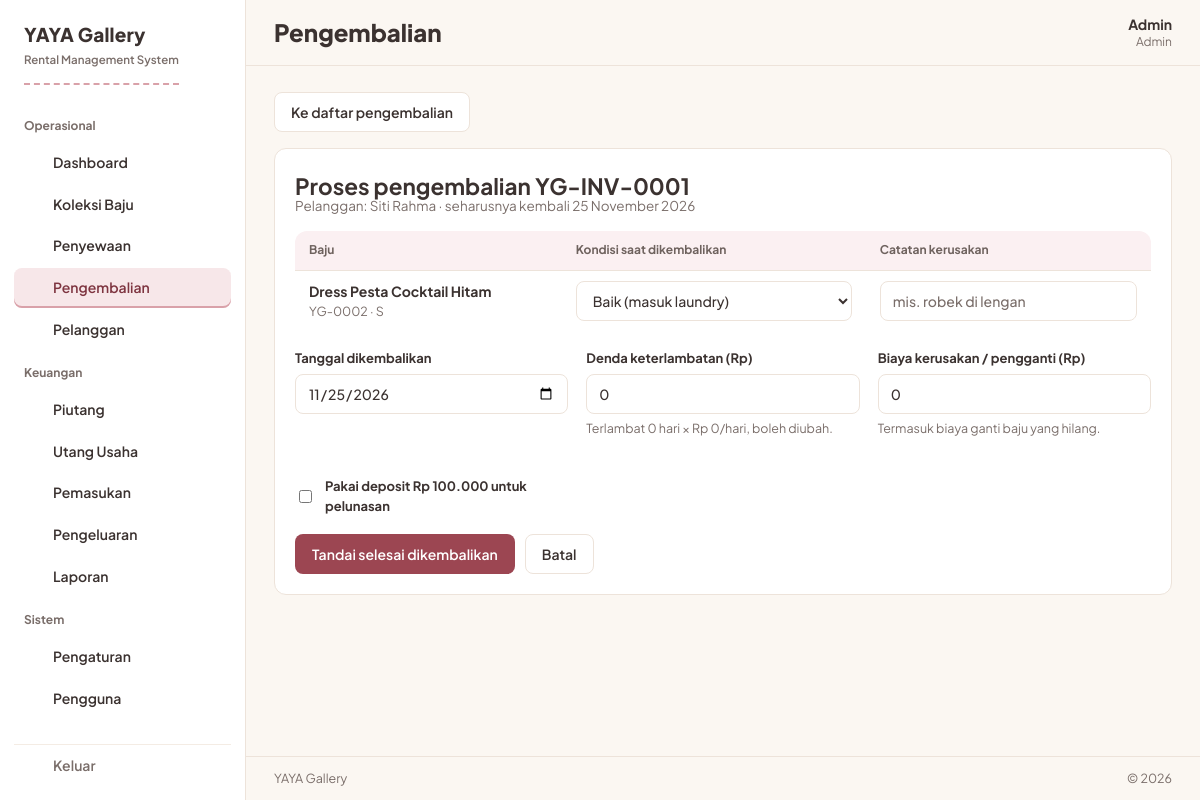
Page /pages/pengembalian.php?rental=1 (signed in) on the committed database.
### tables this page shows
CREATE TABLE settings (
  id TINYINT UNSIGNED PRIMARY KEY DEFAULT 1 CHECK (id = 1),
  business_name VARCHAR(100) NOT NULL DEFAULT 'YAYA Gallery',
  logo VARCHAR(255) DEFAULT NULL,
  address VARCHAR(255) DEFAULT NULL,
  phone VARCHAR(30) DEFAULT NULL,
  late_fee_per_day DECIMAL(12,2) NOT NULL DEFAULT 0,
  default_deposit DECIMAL(12,2) NOT NULL DEFAULT 0,
  invoice_notes TEXT
);

CREATE TABLE users (
  id INT UNSIGNED AUTO_INCREMENT PRIMARY KEY,
  name VARCHAR(100) NOT NULL,
  username VARCHAR(50) NOT NULL UNIQUE,
  password_hash VARCHAR(255) NOT NULL,
  role ENUM('admin','karyawan') NOT NULL DEFAULT 'karyawan',
  is_active TINYINT(1) NOT NULL DEFAULT 1,
  created_at TIMESTAMP NOT NULL DEFAULT CURRENT_TIMESTAMP
);

CREATE TABLE rentals (
  id INT UNSIGNED AUTO_INCREMENT PRIMARY KEY,
  code VARCHAR(30) NOT NULL UNIQUE,
  customer_id INT UNSIGNED NOT NULL,
  user_id INT UNSIGNED DEFAULT NULL,
  rent_date DATE NOT NULL,
  pickup_date DATE DEFAULT NULL,
  return_date DATE DEFAULT NULL,
  due_date DATE DEFAULT NULL,
  actual_return_date DATE DEFAULT NULL,
  deposit DECIMAL(12,2) NOT NULL DEFAULT 0,
  deposit_used TINYINT(1) NOT NULL DEFAULT 0,
  discount DECIMAL(12,2) NOT NULL DEFAULT 0,
  extra_fee DECIMAL(12,2) NOT NULL DEFAULT 0,
  late_fee DECIMAL(12,2) NOT NULL DEFAULT 0,
  damage_fee DECIMAL(12,2) NOT NULL DEFAULT 0,
  subtotal DECIMAL(12,2) NOT NULL DEFAULT 0,
  total DECIMAL(12,2) NOT NULL DEFAULT 0,
  payment_method ENUM('cash','transfer','qris','lainnya') NOT NULL DEFAULT 'cash',
  status ENUM('booking','disewa','dikembalikan','batal') NOT NULL DEFAULT 'booking',
  notes TEXT,
  created_at TIMESTAMP NOT NULL DEFAULT CURRENT_TIMESTAMP,
  FOREIGN KEY (customer_id) REFERENCES customers(id),
  FOREIGN KEY (user_id) REFERENCES users(id) ON DELETE SET NULL,
  INDEX (status), INDEX (rent_date), INDEX (return_date)
);

CREATE TABLE customers (
  id INT UNSIGNED AUTO_INCREMENT PRIMARY KEY,
  name VARCHAR(100) NOT NULL,
  whatsapp VARCHAR(20) DEFAULT NULL,
  address VARCHAR(255) DEFAULT NULL,
  notes TEXT,
  created_at TIMESTAMP NOT NULL DEFAULT CURRENT_TIMESTAMP
);

CREATE TABLE rental_items (
  id INT UNSIGNED AUTO_INCREMENT PRIMARY KEY,
  rental_id INT UNSIGNED NOT NULL,
  dress_id INT UNSIGNED NOT NULL,
  price DECIMAL(12,2) NOT NULL DEFAULT 0,
  condition_on_return ENUM('baik','rusak','hilang') DEFAULT NULL,
  damage_note VARCHAR(255) DEFAULT NULL,
  FOREIGN KEY (rental_id) REFERENCES rentals(id) ON DELETE CASCADE,
  FOREIGN KEY (dress_id) REFERENCES dresses(id),
  INDEX (dress_id)
);

CREATE TABLE dresses (
  id INT UNSIGNED AUTO_INCREMENT PRIMARY KEY,
  code VARCHAR(20) NOT NULL UNIQUE,
  name VARCHAR(150) NOT NULL,
  category ENUM('dress','kebaya','gaun','lainnya') NOT NULL DEFAULT 'dress',
  size VARCHAR(20) DEFAULT NULL,
  color VARCHAR(50) DEFAULT NULL,
  photo VARCHAR(255) DEFAULT NULL,
  rent_price DECIMAL(12,2) NOT NULL DEFAULT 0,
  buy_price DECIMAL(12,2) NOT NULL DEFAULT 0,
  purchase_date DATE DEFAULT NULL,
  item_condition ENUM('baik','perlu_perbaikan','rusak') NOT NULL DEFAULT 'baik',
  status ENUM('tersedia','booking','disewa','dicuci','perbaikan','tidak_tersedia') NOT NULL DEFAULT 'tersedia',
  notes TEXT,
  created_at TIMESTAMP NOT NULL DEFAULT CURRENT_TIMESTAMP,
  INDEX (status)
);

### pages/pengembalian.php (the view, shortened to what the rows shown need)
<?php
require_once __DIR__ . '/../app/layout.php';
require_login();
$rentalId = post_int('rental_id') ?: (int)($_GET['rental'] ?? 0);
$rental = null;
if ($rentalId) {
    $rental = qone(
        'SELECT r.*, c.name AS customer, c.whatsapp
         FROM rentals r JOIN customers c ON c.id = r.customer_id
         WHERE r.id = ?',
        [$rentalId]
    );
}
$s = settings();
page_start('Pengembalian', 'pengembalian.php');
?>
<?php if ($rental): ?>
    <?php $items = qall('SELECT ri.*, d.code, d.name, d.size, d.color FROM rental_items ri JOIN dresses d ON d.id = ri.dress_id WHERE ri.rental_id = ? ORDER BY ri.id ASC', [$rentalId]); ?>
    <div class="pagebar">
        <a class="btn btn-ghost" href="pengembalian.php">Ke daftar pengembalian</a>
    </div>
    <div class="card">
        <h2 class="section" style="margin-top:0;padding-left:0">Proses pengembalian <?= e($rental['code']) ?></h2>
        <p class="section-sub">Pelanggan: <?= e($rental['customer']) ?> · seharusnya kembali <?= tgl($rental['return_date']) ?>
        </p>
        <form method="post">
            <div class="table-wrap">
                <table>
                    <thead><tr><th>Baju</th><th>Kondisi saat dikembalikan</th><th>Catatan kerusakan</th></tr></thead>
                    <tbody>
                    <?php foreach ($items as $it): ?>
                        <tr>
                            <td>
                                <span class="cell-main"><?= e($it['name']) ?></span>
                                <span class="cell-sub"><?= e($it['code']) ?> · <?= e($it['size'] ?: '-') ?></span>
                            </td>
                            <td>
                                <select name="kondisi[<?= (int)$it['id'] ?>]" aria-label="Kondisi <?= e($it['name']) ?>">
                                    <option value="baik">Baik (masuk laundry)</option>
                                </select>
                            </td>
                            <td>
                                <input type="text" name="damage_note[<?= (int)$it['id'] ?>]" aria-label="Catatan kerusakan <?= e($it['name']) ?>" placeholder="mis. robek di lengan">
                            </td>
                        </tr>
                    <?php endforeach; ?>
                    </tbody>
                </table>
            </div>
            <div class="form-grid" style="margin-top:16px">
                <div>
                    <label for="tanggal_kembali">Tanggal dikembalikan</label>
                    <input type="date" id="tanggal_kembali" name="tanggal_kembali" value="<?= date('Y-m-d') ?>">
                </div>
                <div>
                    <label for="denda">Denda keterlambatan (Rp)</label>
                    <input type="text" id="denda" name="denda" inputmode="numeric"
                           value="<?= angka(late_days($rental) * (float)$s['late_fee_per_day']) ?>">
                    <p class="hint">Terlambat <?= late_days($rental) ?> hari × <?= rupiah($s['late_fee_per_day']) ?>/hari, boleh diubah.</p>
                </div>
                <div>
                    <label for="kerusakan">Biaya kerusakan / pengganti (Rp)</label>
                    <input type="text" id="kerusakan" name="kerusakan" inputmode="numeric" value="0">
                    <p class="hint">Termasuk biaya ganti baju yang hilang.</p>
                </div>
                <?php if ($rental['deposit'] > 0): ?>
                    <div>
                        <div class="checkline" style="margin-top:24px">
                            <input type="checkbox" id="pakai_deposit" name="pakai_deposit" value="1">
                            <label for="pakai_deposit">Pakai deposit <?= rupiah($rental['deposit']) ?> untuk pelunasan</label>
                        </div>
                    </div>
                <?php endif; ?>
            </div>
            <div class="form-actions">
                <button type="submit" class="btn btn-primary">Tandai selesai dikembalikan</button>
                <a class="btn btn-ghost" href="pengembalian.php">Batal</a>
            </div>
        </form>
    </div>
<?php endif; ?>
<?php
page_end();

### app/layout.php (shortened to what the rows shown need)
<?php
require_once __DIR__ . '/auth.php';
function page_start(string $title, string $active): void
{
    $s = settings();
    $user = current_user();
    $brand = $s['business_name'] ?: 'YAYA Gallery';
    ?>
<!doctype html>
<html lang="id">
<head>
<link rel="stylesheet" href="<?= u("assets/css/style.css") ?>">
</head>
<body>
<div class="shell">
    <aside class="sidebar" id="sidebar" aria-label="Menu utama">
        <p class="brand">
            <span class="brand-name"><?= e($brand) ?></span>
        </p>
    </aside>
    <div class="maincol">
        <header class="topbar">
            <h1><?= e($title) ?></h1>
            <div class="userchip">
                <span class="user-name"><?= e($user['name'] ?? '') ?></span>
                <span class="user-role"><?= e($user['role'] ?? '') ?></span>
            </div>
        </header>
        <main class="main" id="main">
<?php
}
function page_end(): void
{
    $s = settings();
    ?>
        </main>
        <footer class="appfoot"><span><?= e($s['business_name'] ?: 'YAYA Gallery') ?></span><span>&copy; <?= date('Y') ?></span></footer>
    </div>
</div>
</body>
</html>
<?php
}

### rows in the picture
settings: business_name "YAYA Gallery", late_fee_per_day "Rp 0"
users: name "Admin", role "Admin"
rentals: code "YG-INV-0001", customer.name "Siti Rahma", return_date "25 November 2026", denda "0", return_date "0", deposit "Rp 100.000"
rental_items: dress.name "Dress Pesta Cocktail Hitam", dress.code "YG-0002", dress.size "S", id+dress "Baik (masuk laundry)"

### other values in the picture
$groupName "Operasional"
$label "Dashboard"
$label "Koleksi Baju"
$label "Penyewaan"
$label "Pengembalian"
$label "Pelanggan"
$groupName "Keuangan"
$label "Piutang"
$label "Utang Usaha"
$label "Pemasukan"
$label "Pengeluaran"
$label "Laporan"
$groupName "Sistem"
$label "Pengaturan"
$label "Pengguna"
